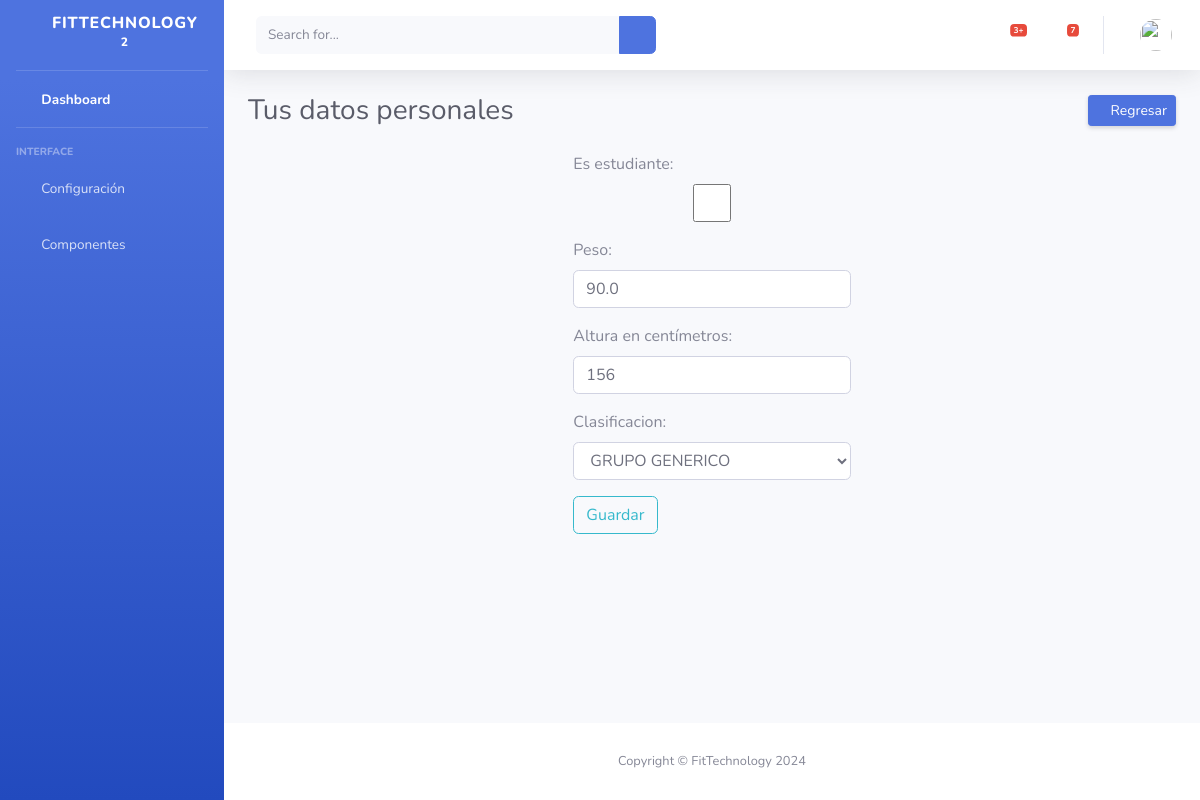
/gestion/cursopersona-edit/17/3 (signed in), run on the app's committed database.
### gestion/models.py (models this page shows, shortened)
class DatosPersona(models.Model):
    TIPOID = [
        ('RC', 'REGISTRO CIVIL'),
        ('TI', 'TARJETA DE IDENTIDAD'),
        ('CC', 'CEDULA DE CIUDADANIA'),
        ('PA', 'PASAPORTE'),
        ('CE', 'CEDULA DE EXTRANJERIA'),
        ('PE', 'PERMISO ESPECIAL')
    ]
    SEXO = [
        ('F', 'FEMENINO'),
        ('M', 'MASCULINO'),
    ]
    tipo_identificacion = models.CharField('Tipo de identificación', max_length=2, choices=TIPOID)
    identificacion = models.CharField('Número de identificación', max_length=25, db_index=True)
    primer_nombre = models.CharField('Primer nombre', max_length=100)
    segundo_nombre = models.CharField('Segundo nombre', max_length=100, blank=True, null=True)
    primer_apellido = models.CharField('Primer apellido', max_length=100)
    segundo_apellido = models.CharField('Segundo apellido', max_length=100, blank=True, null=True)
    fecha_nacimiento = models.DateField('Fecha de nacimiento')
    edad = models.IntegerField('Edad', default=0, blank=True, null=True)
    sexo = models.CharField('Sexo', max_length=2, choices=SEXO)
    peso = models.FloatField('Peso', blank=True, null=True)
    altura = models.IntegerField('Altura en centímetros', blank=True, null=True)
    imc = models.FloatField('IMC', default=0)
    es_estudiante = models.BooleanField('Es estudiante', default=False)
    created = models.DateTimeField(auto_now_add=True, verbose_name="Fecha de creación")
    updated = models.DateTimeField(auto_now=True, verbose_name="Fecha de edición")
    clasificacion = models.ForeignKey(Clasificacion, on_delete=models.PROTECT, blank=True, null=True)
    user = models.ForeignKey(User, on_delete=models.PROTECT)
    objects = models.Manager()
    class Meta:
        ordering = ["identificacion"]

### gestion/views.py (the view)
# urls.py: path('cursopersona-edit/<int:id_clas>/<int:pk>', EditDatoPersonaCurso.as_view(), name='cursopersona-edit'),
class EditDatoPersonaCurso(UpdateView):
    model = DatosPersona
    form_class = DatosPersonaFilterForm
    template_name = 'gestion/cursopersona_form.html'
    success_url = reverse_lazy("grados-list")
    @method_decorator(login_required(login_url=LOGOUT_REDIRECT_URL))
    def dispatch(self, request, *args, **kwargs):
        if not request.user.has_perm('gestion.change_datospersona'):
            return redirect(LOGIN_REDIRECT_URL)
        return super(EditDatoPersonaCurso, self).dispatch(request, *args, **kwargs)
    def get_context_data(self, **kwargs):
        context = super().get_context_data(**kwargs)
        context['id_clas'] = self.kwargs.get('id_clas')
        return context

### gestion/forms.py
class DatosPersonaFilterForm(forms.ModelForm):
    class Meta:
        model = DatosPersona
        fields = ['es_estudiante', 'peso', 'altura', 'clasificacion']
        widgets = {
            'es_estudiante': forms.CheckboxInput(attrs={'class': 'form-control'}),
            'peso': forms.NumberInput(attrs={'class': 'form-control'}),
            'altura': forms.NumberInput(attrs={'class': 'form-control'}),
            'clasificacion': forms.Select(attrs={'class': 'form-control'}),
        }

### gestion/models.py (called while the page is built)
    def __str__(self):
        return str(self.descripcion)

### gestion/templates/gestion/cursopersona_form.html
{% extends "gestion/base.html" %}
{% load static from static %}
{% block content %}
<div class="container-fluid">
    <div class="d-sm-flex align-items-center justify-content-between mb-4">
        <h1 class="h3 mb-0 text-gray-800">Tus datos personales</h1>
        <a href="{% url 'cursopersona-list' id_clas %}" class="d-none d-sm-inline-block btn btn-sm btn-primary shadow-sm">
            <i class="fas fa-sync-alt fa-sm text-white-50"></i>
            Regresar
        </a>
    </div>
    <div class="container-fluid">
        <div class="row">
            <div class="col-md-4"></div>
            <div class="col-md-4">
                <form method="post">{% csrf_token %}
                    {{ form.as_p }}
                    <input type="submit" value="Guardar" class="btn btn-outline-info">
                </form>
            </div>
            <div class="col-md-4"></div>
        </div>
    </div>
</div>
{% endblock %}

### data on the page
DatosPersona: peso "90.0", altura "156", clasificacion "GRUPO GENERICO"
